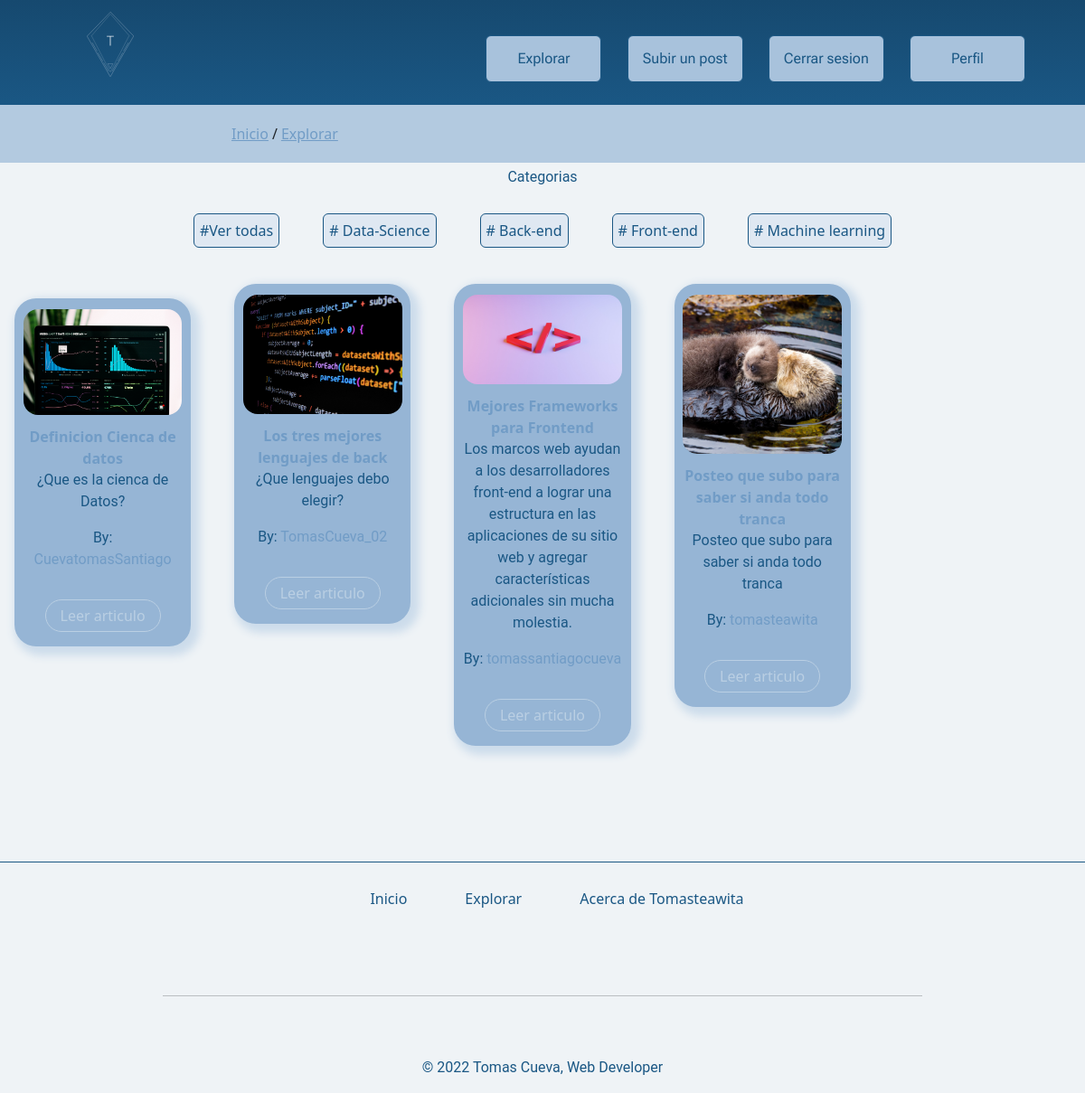
The app's page /search/ (signed in) with its own data.
### blog/models.py (models this page shows, shortened)
class Category(models.Model):
    name = models.CharField(max_length=65)
    date_creation = models.DateTimeField()

class Post(models.Model):
    title = models.CharField(max_length=75)
    description = models.CharField(max_length=256)
    text = models.TextField(max_length=1040)
    image = models.ImageField(upload_to='image',null=True,blank=True)
    user = models.ForeignKey(User, on_delete=models.CASCADE,null=True,blank=True)
    category = models.ForeignKey(Category, on_delete=models.CASCADE,null=True,blank=True)
    date = models.DateTimeField(null=True)

### blog/views.py (the view)
# urls.py: path('search/', search, name="search"),
@login_required
def search(request):
    show_category = Post.objects.all()
    show_category_buttons = []
    for cat in show_category:
        if  cat.category in show_category_buttons:
            pass
        else:
            show_category_buttons.append(cat.category)
    if request.GET.get('category_id', False):
        category_id = request.GET['category_id']
        posts = Post.objects.filter(category_id=category_id)
        return render(request, 'search.html', {'posts': posts,'show_category_buttons':show_category_buttons})
    return render(request, 'search.html', {'show_category': show_category ,'show_category_buttons':show_category_buttons})

### blog/templates/search.html (shortened to what this page needs)
{% extends 'main.html' %}
{% load static %}
{% block main %}
    <main class="search">
        <nav class="navigation">
            <div>
                <a href="{% url 'index' %}">Inicio</a><span>/</span><a href="{% url 'search' %}">Explorar</a>
            </div>
        </nav>
        <section class="research">
            <form method="get">
                <p for="category">Categorias</p>
                <div>
                    <a href="{% url 'search' %}">#Ver todas</a>
                    {% for cat in show_category_buttons %}
                    <button type="submit" name="category_id" value="{{cat.id}}" id="category_id" >
                        # {{cat.name}}
                    </button>
                {% endfor %}
                </div>
            </form>
        </section>
        <section class="view-post">
            {% if posts %}
                {% for post in posts %}
                    <article class="Tcard">
                        <strong>{{post.date}} </strong>
                        <img src="{{post.image.url}}" alt="">
                        <div>
                            <strong>{{post.title}}</strong>
                            <p>
                                {{post.description}}
                            </p>
                            <p>
                                <span>By: </span><a href="">{{post.user}}</a>
                            </p>
                        </div>
                        <button>
                            Leer articulo
                        </button>
                    </article>
                {% endfor %}
            {% else%}
                {% for post in show_category %}
                    <article class="Tcard">
                        <img src="{{post.image.url}}" alt="">
                        <div>
                            <strong>{{post.title}}</strong>
                            <p>
                                {{post.description}}
                            </p>
                            <p>
                                <span>By: </span><a href="">{{post.user}}</a>
                            </p>
                        </div>
                        <button>
                            Leer articulo
                        </button>
                    </article>
                {% endfor %}
            {% endif %}
        </section>
    </main>
{% endblock %}

### tomasteawita/static/css/style.css (style rules this page uses)
.avatar-main-form .avatar-form button, .Tcard button { border: 1px solid #bacfe3; background-color: transparent; color: #bacfe3; transition: all 0.4s; border-radius: 32px; }
*, *:before, *:after { box-sizing: border-box; margin: 0; padding: 0; }
body { background-color: #eff3f6; }
a, strong { text-decoration: none; color: #719cc6; }
main { z-index: 10; }
p, label { color: #1A5784; font-family: "Roboto", "Quicksand", sans-serif; }
.navigation { background-color: #b3cae0; height: 64px; }
.navigation > div { height: 100%; width: 60%; display: flex; flex-direction: row; align-items: center; margin-left: 256px; justify-content: flex-start; }
.navigation > div span { margin: 4px; }
.navigation > div a { text-decoration: underline; }
.search .research form { display: flex; flex-direction: column; }
.search .research form p { text-align: center; margin: 4px auto; }
.search .research form > div { display: flex; flex-direction: row; justify-content: center; align-items: center; }
.search .research form > div > button, .search .research form > div a { background: #dfe8f2; border-radius: 6px; padding: 6px; margin: 24px; border: 1px solid #1A5784; color: #1A5784; }
.view-post { margin: 1rem auto; width: 100%; max-width: 1775px; column-count: 5; }
.view-post .Tcard { break-inside: avoid; page-break-inside: avoid; margin: 16px; }
.view-post .Tcard img { width: 90%; }
.Tcard { text-align: center; border-radius: 24px; background: #96b5d5; display: flex; flex-direction: column; align-items: center; box-shadow: 5px 5px 10px 5px #ccdceb; -webkit-box-shadow: 5px 5px 10px 5px #ccdceb; -moz-box-shadow: 5px 5px 10px 5px #ccdceb; }
.Tcard img { border-radius: 16px; margin: 12px auto; }
.Tcard div { width: 90%; }
.Tcard button { width: 128px; height: 36px; padding: 4px; margin: 16px auto; }

### records on screen
Category: {{ cat.id }} 4 (drawn), name "Data-Science"
Category: {{ cat.id }} 2 (drawn), name "Back-end"
Category: {{ cat.id }} 1 (drawn), name "Front-end"
Category: {{ cat.id }} 5 (drawn), name "Machine learning"
Post: image (picture), title "Definicion Cienca de datos", description "¿Que es la cienca de Datos?", user "CuevatomasSantiago"
Post: image (picture), title "Los tres mejores lenguajes de back", description "¿Que lenguajes debo elegir?", user "TomasCueva_02"
Post: image (picture), title "Mejores Frameworks para Frontend", description "Los marcos web ayudan a los desarrolladores front-end a lograr una estructura en las aplicaciones de su sitio web y agregar características adicionales sin mucha molestia.", user "tomassantiagocueva"
Post: image (picture), title "Posteo que subo para saber si anda todo tranca", description "Posteo que subo para saber si anda todo tranca", user "tomasteawita"
